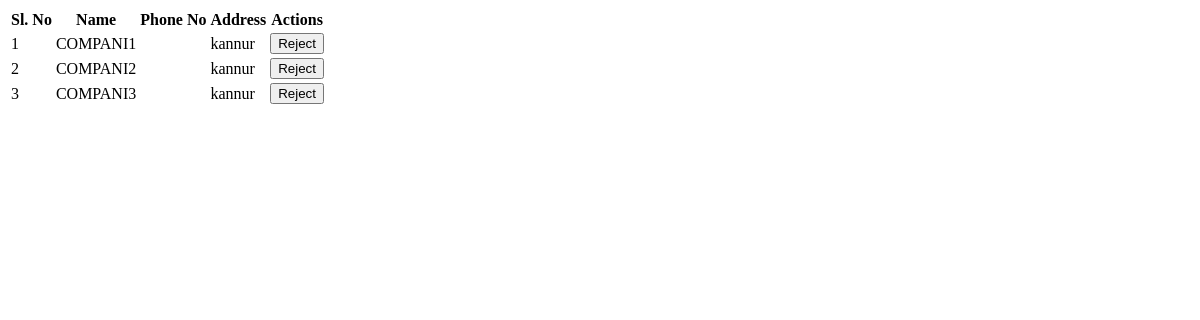
Before: /adminhome with the older database file.
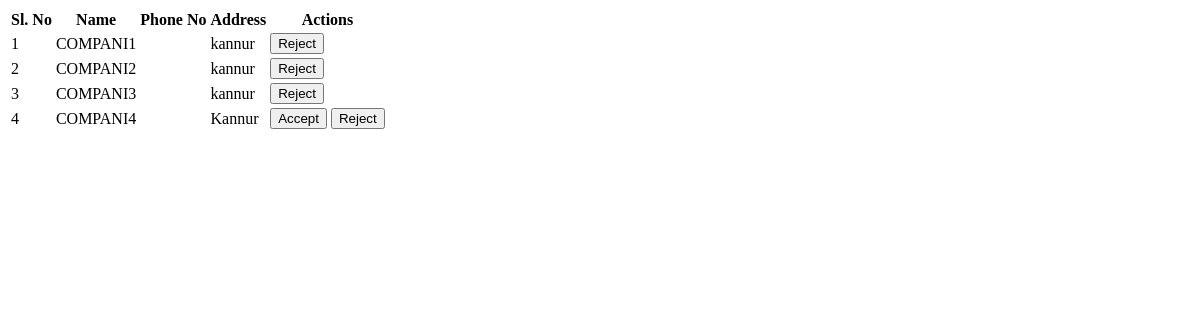
After: the same page with the newer database file.
### app/models.py (models this page shows, shortened)
class Company(models.Model):
    company_id=models.ForeignKey(CustomUser,on_delete=models.CASCADE)
    name=models.CharField(max_length=100)
    address=models.CharField(max_length=100)
    contactnumber=models.IntegerField(null=True,blank=True)
    email= models.CharField(max_length=100)

### app/views.py (the view)
# urls.py: path('adminhome',views.adminhome,name='adminhome'),
def adminhome(request):
    user=Company.objects.all()
    return render(request,'adminhome.html',{'user':user})

### templates/adminhome.html (shortened to what this page needs)
<!DOCTYPE html>
<html lang="en">
<head>
</head>
<body>
    <table>
        <tr>
            <th>Sl. No</th>
            <th>Name</th>
            <th>Phone No</th>
            <th>Address</th>
            <th>Actions</th>
        </tr>
        {% for i in user %}
        <tr>
            <td>{{ forloop.counter }}</td>
            <td>{{ i.name }}</td>
            <td>{{ i.phone }}</td>
            <td>{{ i.address }}</td>
            <td>
                <form action="{% url 'adminuseraccept' id=i.id %}" method="post" style="display:inline;">
                    {% if i.company_id.status == 'pending' %}
                        <button name="status" value="accepted">Accept</button>
                        <button name="status" value="rejected">Reject</button>
                    {% elif i.company_id.status == 'accepted' %}
                        <button name="status" value="rejected">Reject</button>
                    {% else %}
                        <button name="status" value="accepted">Accept</button>
                    {% endif %}
                </form>
            </td>
        </tr>
        {% endfor %}
    </table>
</body>
</html>

Changed rows visible on the page:
added Company: name "COMPANI4", address "Kannur", shows "Accept"
